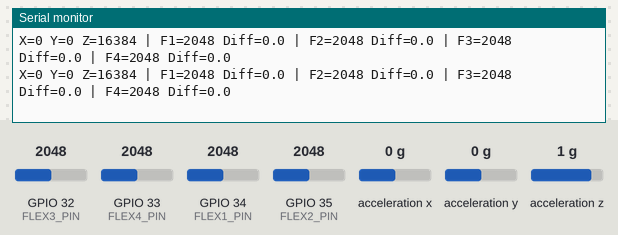
Bench run of a sketch on a simulated ESP32. Parts: the last lines printed to the serial monitor. Wiring (inferred from the names in the program): MPU-6050 motion sensor at I2C address 0x68. The test bench sets the inputs (shaded band); at power-on: acceleration x 0 g, GPIO 32 (FLEX3_PIN) = 2048, GPIO 33 (FLEX4_PIN) = 2048, GPIO 34 (FLEX1_PIN) = 2048, GPIO 35 (FLEX2_PIN) = 2048, acceleration y 0 g, acceleration z 1 g. Nothing arrives over Bluetooth unless stated.

Above: at 6.9 s.
7.0 s: acceleration x set to -1.4 g
At 7.7 s:
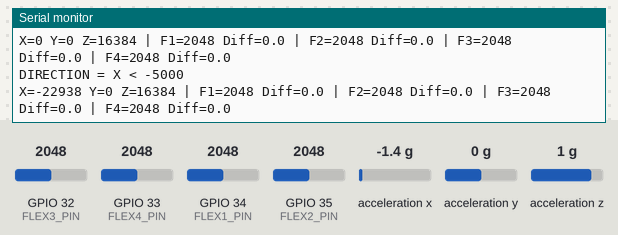
8.7 s: GPIO 32 (FLEX3_PIN) set to 2866
At 9.8 s:
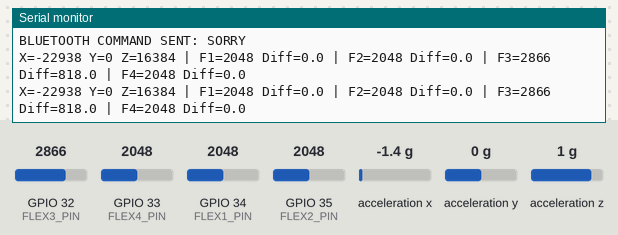
10.3 s: GPIO 33 (FLEX4_PIN) set to 2866
At 10.72 s:
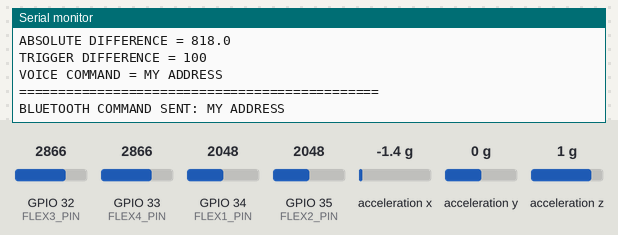
11.9 s: GPIO 34 (FLEX1_PIN) set to 2866
At 12.29 s:
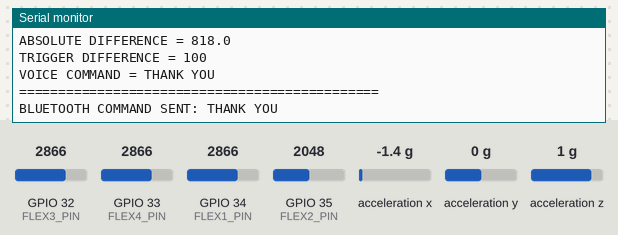
13.5 s: GPIO 35 (FLEX2_PIN) set to 2866
At 13.87 s:
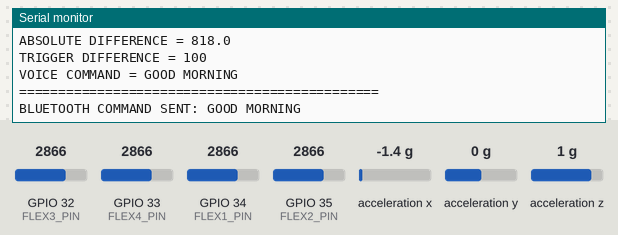
15.1 s: acceleration x set to 0 g
At 15.48 s:
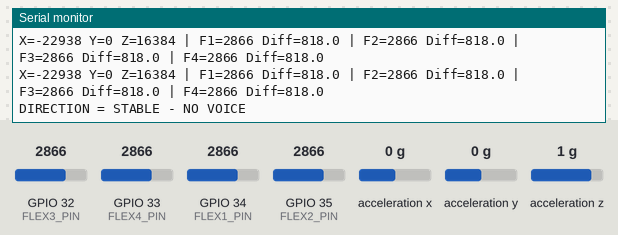
Timing chart, 0 to 17.8 s (numbered marks = the images above; inputs shaded):
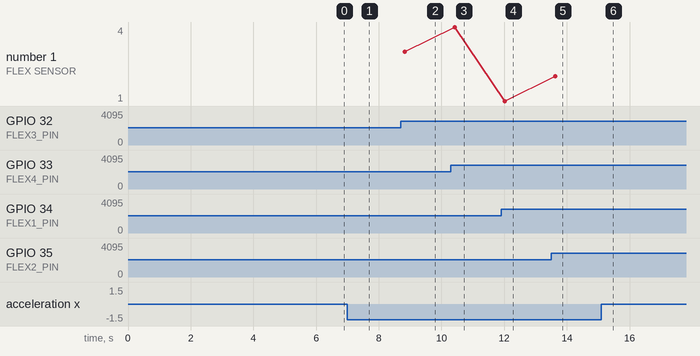

The sketch:

VocalGlove_ESP32.ino
```cpp
// ================================================================
// ESP32 BLIND ASSIST GLOVE
// BLUETOOTH VOICE COMMAND VERSION
// ABSOLUTE FLEX DIFFERENCE
// ================================================================

#include <Arduino.h>
#include <Wire.h>
#include "BluetoothSerial.h"

// ================================================================
// BLUETOOTH
// ================================================================

BluetoothSerial SerialBT;
#define BLUETOOTH_NAME "BLIND_ASSIST_GLOVE"

// ================================================================
// FLEX SENSOR PINS
// ================================================================

#define FLEX1_PIN 34
#define FLEX2_PIN 35
#define FLEX3_PIN 32
#define FLEX4_PIN 33

// ================================================================
// MPU6050
// ================================================================

#define MPU_ADDR 0x68
#define MPU_SDA 21
#define MPU_SCL 22

#define MPU_THRESHOLD 5000

// ================================================================
// FLEX CALIBRATION
// ================================================================

#define CALIBRATION_READINGS 10
#define FLEX_THRESHOLD_DIFFERENCE 100
#define FLEX_STABLE_TIME 100

// ================================================================
// MPU DIRECTION STABILITY
// ================================================================

#define AXIS_STABLE_TIME 200

// ================================================================
// FLEX VARIABLES
// ================================================================

int flexValue[4] = {0, 0, 0, 0};

float flexReference[4] = {0, 0, 0, 0};

// Stores the absolute difference for each sensor
float flexDifference[4] = {0, 0, 0, 0};

// Stores the absolute difference threshold
float flexTriggerLevel[4] = {0, 0, 0, 0};

bool flexState[4] = {false, false, false, false};

bool previousFlexState[4] = {false, false, false, false};

unsigned long flexChangeStart[4] = {0, 0, 0, 0};

// ================================================================
// MPU VARIABLES
// ================================================================

int16_t accelX = 0;
int16_t accelY = 0;
int16_t accelZ = 0;

// ================================================================
// DIRECTION ENUM
// ================================================================

enum Direction {
  DIR_STABLE,
  DIR_X_POSITIVE,
  DIR_X_NEGATIVE,
  DIR_Y_POSITIVE,
  DIR_Y_NEGATIVE
};

// ================================================================
// DIRECTION VARIABLES
// ================================================================

Direction currentDirection = DIR_STABLE;
Direction detectedDirection = DIR_STABLE;

unsigned long directionChangeTime = 0;

// ================================================================
// BLUETOOTH COMMAND LOCK
// ================================================================

bool commandSending = false;
unsigned long commandTime = 0;

#define COMMAND_LOCK_TIME 1000

// ================================================================
// INITIALIZE MPU6050
// ================================================================

bool initializeMPU() {
  Wire.begin(MPU_SDA, MPU_SCL);
  delay(100);

  Wire.beginTransmission(MPU_ADDR);
  Wire.write(0x6B);
  Wire.write(0x00);

  byte error = Wire.endTransmission(true);

  if (error != 0) {
    Serial.print("MPU6050 ERROR = ");
    Serial.println(error);
    return false;
  }

  // Accelerometer range = +/-2g
  Wire.beginTransmission(MPU_ADDR);
  Wire.write(0x1C);
  Wire.write(0x00);
  Wire.endTransmission(true);

  Serial.println("MPU6050 READY");

  return true;
}

// ================================================================
// READ MPU6050
// ================================================================

void readMPU() {
  Wire.beginTransmission(MPU_ADDR);
  Wire.write(0x3B);
  Wire.endTransmission(false);

  uint8_t count = Wire.requestFrom(
    MPU_ADDR,
    (uint8_t)6,
    (bool)true
  );

  if (count == 6) {
    accelX = (int16_t)(
      ((uint16_t)Wire.read() << 8) | Wire.read()
    );

    accelY = (int16_t)(
      ((uint16_t)Wire.read() << 8) | Wire.read()
    );

    accelZ = (int16_t)(
      ((uint16_t)Wire.read() << 8) | Wire.read()
    );
  }
}

// ================================================================
// READ ALL FLEX SENSORS
// ================================================================

void readFlexSensors() {
  flexValue[0] = analogRead(FLEX1_PIN);
  flexValue[1] = analogRead(FLEX2_PIN);
  flexValue[2] = analogRead(FLEX3_PIN);
  flexValue[3] = analogRead(FLEX4_PIN);

  // ABSOLUTE DIFFERENCE FROM REFERENCE
  for (int i = 0; i < 4; i++) {
    flexDifference[i] = abs(
      (float)flexValue[i] - flexReference[i]
    );
  }
}

// ================================================================
// FLEX SENSOR CALIBRATION
// ================================================================

void calibrateFlexSensors() {
  Serial.println();
  Serial.println("================================================");
  Serial.println("FLEX SENSOR CALIBRATION");
  Serial.println("KEEP ALL FINGERS STRAIGHT / NORMAL");
  Serial.println("DO NOT MOVE THE GLOVE");
  Serial.println("10 READINGS WILL BE TAKEN");
  Serial.println("================================================");

  delay(2000);

  long sum[4] = {0, 0, 0, 0};

  for (int sample = 0; sample < CALIBRATION_READINGS; sample++) {
    readFlexSensors();

    sum[0] += flexValue[0];
    sum[1] += flexValue[1];
    sum[2] += flexValue[2];
    sum[3] += flexValue[3];

    Serial.print("Reading ");
    Serial.print(sample + 1);
    Serial.print("/10");

    Serial.print("   F1=");
    Serial.print(flexValue[0]);

    Serial.print("   F2=");
    Serial.print(flexValue[1]);

    Serial.print("   F3=");
    Serial.print(flexValue[2]);

    Serial.print("   F4=");
    Serial.println(flexValue[3]);

    delay(100);
  }

  // Calculate reference and absolute-difference threshold
  for (int i = 0; i < 4; i++) {
    flexReference[i] =
      (float)sum[i] / CALIBRATION_READINGS;

    flexTriggerLevel[i] =
      FLEX_THRESHOLD_DIFFERENCE;

    flexDifference[i] = 0;
  }

  Serial.println();
  Serial.println("================================================");
  Serial.println("CALIBRATION COMPLETE");
  Serial.println("================================================");

  for (int i = 0; i < 4; i++) {
    Serial.print("FLEX ");
    Serial.print(i + 1);

    Serial.print("  REFERENCE = ");
    Serial.print(flexReference[i], 1);

    Serial.print("  ABS DIFFERENCE THRESHOLD = ");
    Serial.println(flexTriggerLevel[i], 1);
  }

  Serial.println("================================================");

  // Initial state: NOT BENT
  for (int i = 0; i < 4; i++) {
    flexState[i] = false;
    previousFlexState[i] = false;
    flexChangeStart[i] = 0;
  }

  delay(1000);
}

// ================================================================
// CALCULATE FLEX STATE USING ABSOLUTE DIFFERENCE
// ================================================================

bool calculateFlexState(
  int sensorValue,
  float referenceValue
) {
  float difference = abs(
    (float)sensorValue - referenceValue
  );

  return difference > FLEX_THRESHOLD_DIFFERENCE;
}

// ================================================================
// UPDATE FLEX STATES
// ================================================================

void updateFlexStates() {
  for (int i = 0; i < 4; i++) {
    bool newState = calculateFlexState(
      flexValue[i],
      flexReference[i]
    );

    if (newState != flexState[i]) {
      if (flexChangeStart[i] == 0) {
        flexChangeStart[i] = millis();
      }

      if (millis() - flexChangeStart[i] >= FLEX_STABLE_TIME) {
        flexState[i] = newState;
        flexChangeStart[i] = 0;
      }
    } else {
      flexChangeStart[i] = 0;
    }
  }
}

// ================================================================
// DETERMINE MPU DIRECTION
// ================================================================

Direction determineDirection() {
  if (accelX > MPU_THRESHOLD) {
    return DIR_X_POSITIVE;
  }

  if (accelX < -MPU_THRESHOLD) {
    return DIR_X_NEGATIVE;
  }

  if (accelY > MPU_THRESHOLD) {
    return DIR_Y_POSITIVE;
  }

  if (accelY < -MPU_THRESHOLD) {
    return DIR_Y_NEGATIVE;
  }

  return DIR_STABLE;
}

// ================================================================
// UPDATE MPU DIRECTION
// ================================================================

void updateDirection() {
  Direction newDirection = determineDirection();

  if (newDirection != detectedDirection) {
    detectedDirection = newDirection;
    directionChangeTime = millis();
  }

  if (millis() - directionChangeTime >= AXIS_STABLE_TIME) {
    if (currentDirection != detectedDirection) {
      currentDirection = detectedDirection;

      Serial.print("DIRECTION = ");

      switch (currentDirection) {
        case DIR_X_POSITIVE:
          Serial.println("X > +5000");
          break;

        case DIR_X_NEGATIVE:
          Serial.println("X < -5000");
          break;

        case DIR_Y_POSITIVE:
          Serial.println("Y > +5000");
          break;

        case DIR_Y_NEGATIVE:
          Serial.println("Y < -5000 - NO VOICE");
          break;

        case DIR_STABLE:
          Serial.println("STABLE - NO VOICE");
          break;
      }
    }
  }
}

// ================================================================
// GET VOICE COMMAND
// ================================================================

String getVoiceCommand(
  Direction direction,
  int flexIndex
) {
  // X POSITIVE
  if (direction == DIR_X_POSITIVE) {
    if (flexIndex == 0) return "I NEED FOOD";
    if (flexIndex == 1) return "I NEED WATER";
    if (flexIndex == 2) return "I NEED HELP";
    if (flexIndex == 3) return "I NEED MEDICINE";
  }

  // X NEGATIVE
  if (direction == DIR_X_NEGATIVE) {
    if (flexIndex == 0) return "THANK YOU";
    if (flexIndex == 1) return "GOOD MORNING";
    if (flexIndex == 2) return "SORRY";
    if (flexIndex == 3) return "MY ADDRESS";
  }

  // Y POSITIVE
  if (direction == DIR_Y_POSITIVE) {
    if (flexIndex == 0) return "HI";
    if (flexIndex == 1) return "GOOD";
    if (flexIndex == 2) return "BAD";
    if (flexIndex == 3) return "GOOD BYE";
  }

  return "";
}

// ================================================================
// SEND VOICE COMMAND TO MOBILE
// ================================================================

void sendVoiceCommand(String command) {
  if (command.length() == 0) {
    return;
  }

  if (commandSending) {
    if (millis() - commandTime < COMMAND_LOCK_TIME) {
      return;
    }

    commandSending = false;
  }

  if (SerialBT.hasClient()) {
    SerialBT.println(command);
    SerialBT.flush();

    Serial.print("BLUETOOTH COMMAND SENT: ");
    Serial.println(command);
  } else {
    Serial.println("MOBILE NOT CONNECTED");

    Serial.print("COMMAND: ");
    Serial.println(command);
  }

  commandSending = true;
  commandTime = millis();
}

// ================================================================
// SEND WELCOME
// ================================================================

void sendWelcome() {
  Serial.println();
  Serial.println("SENDING WELCOME COMMAND");

  if (SerialBT.hasClient()) {
    SerialBT.println("WELCOME");
    SerialBT.flush();

    Serial.println("WELCOME SENT TO MOBILE");
  } else {
    Serial.println("MOBILE NOT CONNECTED");
    Serial.println("WELCOME WILL NOT BE SPOKEN");
  }

  delay(500);
}

// ================================================================
// PROCESS FLEX GESTURES
// ================================================================

void processFlexGestures() {
  // STABLE = NO VOICE
  if (currentDirection == DIR_STABLE) {
    for (int i = 0; i < 4; i++) {
      previousFlexState[i] = flexState[i];
    }

    return;
  }

  // Y NEGATIVE = NO VOICE
  if (currentDirection == DIR_Y_NEGATIVE) {
    for (int i = 0; i < 4; i++) {
      previousFlexState[i] = flexState[i];
    }

    return;
  }

  for (int i = 0; i < 4; i++) {
    // ONLY NOT BENT -> BENT
    if (flexState[i] && !previousFlexState[i]) {
      String command = getVoiceCommand(
        currentDirection,
        i
      );

      if (command.length() > 0) {
        Serial.println();
        Serial.println("==============================================");

        Serial.print("FLEX SENSOR = ");
        Serial.println(i + 1);

        Serial.print("CURRENT VALUE = ");
        Serial.println(flexValue[i]);

        Serial.print("REFERENCE = ");
        Serial.println(flexReference[i], 1);

        Serial.print("ABSOLUTE DIFFERENCE = ");
        Serial.println(flexDifference[i], 1);

        Serial.print("TRIGGER DIFFERENCE = ");
        Serial.println(FLEX_THRESHOLD_DIFFERENCE);

        Serial.print("VOICE COMMAND = ");
        Serial.println(command);

        Serial.println("==============================================");

        sendVoiceCommand(command);
      }
    }

    // Save state
    previousFlexState[i] = flexState[i];
  }
}

// ================================================================
// PRINT SENSOR VALUES
// ================================================================

void printSensorValues() {
  static unsigned long lastPrint = 0;

  if (millis() - lastPrint < 500) {
    return;
  }

  lastPrint = millis();

  Serial.print("X=");
  Serial.print(accelX);

  Serial.print(" Y=");
  Serial.print(accelY);

  Serial.print(" Z=");
  Serial.print(accelZ);

  for (int i = 0; i < 4; i++) {
    Serial.print(" | F");
    Serial.print(i + 1);

    Serial.print("=");
    Serial.print(flexValue[i]);

    Serial.print(" Diff=");
    Serial.print(flexDifference[i], 1);
  }

  Serial.println();
}

// ================================================================
// SETUP
// ================================================================

void setup() {
  Serial.begin(115200);
  delay(1000);

  Serial.println();
  Serial.println("================================================");
  Serial.println("ESP32 BLIND ASSIST GLOVE");
  Serial.println("BLUETOOTH VOICE COMMAND VERSION");
  Serial.println("ABSOLUTE FLEX DIFFERENCE");
  Serial.println("================================================");

  // FLEX SENSOR PINS
  pinMode(FLEX1_PIN, INPUT);
  pinMode(FLEX2_PIN, INPUT);
  pinMode(FLEX3_PIN, INPUT);
  pinMode(FLEX4_PIN, INPUT);

  // START BLUETOOTH
  Serial.println("STARTING BLUETOOTH...");

  if (SerialBT.begin(BLUETOOTH_NAME)) {
    Serial.println("BLUETOOTH STARTED");
    Serial.print("DEVICE NAME: ");
    Serial.println(BLUETOOTH_NAME);
  } else {
    Serial.println("BLUETOOTH START FAILED");
  }

  // MPU6050
  Serial.println("INITIALIZING MPU6050...");

  if (!initializeMPU()) {
    Serial.println("WARNING: MPU6050 NOT FOUND");
  }

  // FLEX CALIBRATION
  calibrateFlexSensors();

  // INITIAL MPU READING
  readMPU();

  // INITIAL DIRECTION
  currentDirection = DIR_STABLE;
  detectedDirection = DIR_STABLE;
  directionChangeTime = millis();

  // SEND WELCOME
  sendWelcome();

  // READY
  Serial.println();
  Serial.println("================================================");
  Serial.println("SYSTEM READY");
  Serial.println("================================================");

  Serial.println("BLUETOOTH DEVICE:");
  Serial.println(BLUETOOTH_NAME);

  Serial.println();
  Serial.println("FLEX REFERENCES:");

  for (int i = 0; i < 4; i++) {
    Serial.print("FLEX ");
    Serial.print(i + 1);

    Serial.print(" REF=");
    Serial.print(flexReference[i], 1);

    Serial.print(" ABS DIFFERENCE THRESHOLD=");
    Serial.println(FLEX_THRESHOLD_DIFFERENCE);
  }

  Serial.println();
  Serial.println("X > +5000 -> FOOD/WATER/HELP/MEDICINE");
  Serial.println("X < -5000 -> THANK YOU/GOOD MORNING/SORRY/ADDRESS");
  Serial.println("Y > +5000 -> HI/GOOD/BAD/GOOD BYE");
  Serial.println("Y < -5000 -> NO VOICE");
  Serial.println("STABLE -> NO VOICE");

  Serial.println();
  Serial.println("================================================");
  Serial.println("CONNECT MOBILE TO:");
  Serial.println("BLIND_ASSIST_GLOVE");
  Serial.println("================================================");
}

// ================================================================
// LOOP
// ================================================================

void loop() {
  // Read MPU
  readMPU();

  // Read flex sensors and calculate absolute differences
  readFlexSensors();

  // Update flex states
  updateFlexStates();

  // Update MPU direction
  updateDirection();

  // Process gestures
  processFlexGestures();

  // Serial monitor
  printSensorValues();

  delay(20);
}
```

Measured:
- after the input at 7.0 s, the serial monitor: prints a new line after 0.24 s (image 1)
- after the input at 8.7 s, the serial monitor: prints a new line after 0.13 s (image 2)
- after the input at 10.3 s, the serial monitor: prints a new line after 0.08 s (image 3)
- after the input at 11.9 s, the serial monitor: prints a new line at once (image 4)
- after the input at 13.5 s, the serial monitor: prints a new line after 0.12 s (image 5)
- after the input at 15.1 s, the serial monitor: prints a new line after 0.22 s (image 6)
